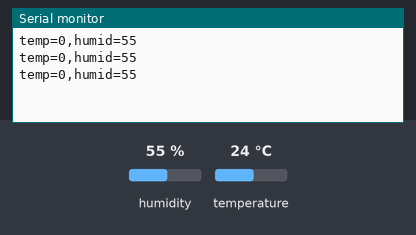
Recording of a sketch running on a simulated ESP8266 (NodeMCU). Shown: the last lines printed to the serial monitor. Inputs (shaded band) come from the test bench; at power-on: humidity 55 %, temperature 24 °C.

Above: at 2.8 s.
2.9 s: humidity set to 22 %
At 5.5 s:
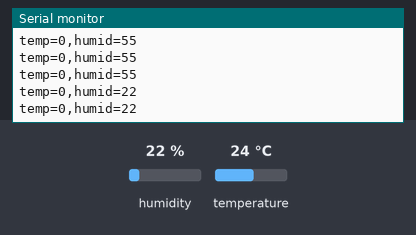
5.6 s: humidity set to 40 %
At 6.4 s:
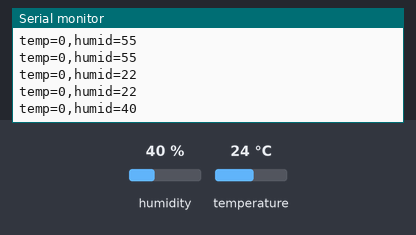
Timing chart, 0 to 8.6 s (numbered marks = the images above; inputs shaded):
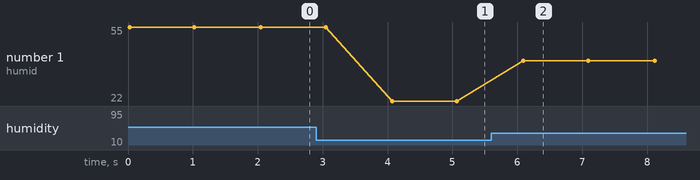

The sketch:

temperature.ino
```cpp
#include "DHT.h"
#define DHTTYPE DHT11
#define DHTPIN D6
DHT dht(DHTPIN, DHTTYPE);
int temp;
int humid;

void setup() {
  Serial.begin(115200);
  dht.begin();
}

void loop() {
  temp = dht.readTemparature();
  humid = dht.readHumidity();
  Serial.print("temp="); Serial.print(temp);
  Serial.print(",humid="); Serial.println(humid);
  delay(1000);

}
```

Measured:
- after the input at 2.9 s, the serial monitor: prints a new line after 1.2 s (image 1)
- after the input at 5.6 s, the serial monitor: prints a new line after 0.49 s (image 2)
- plotted number 1: 55 → 22 after the input at 2.9 s, 22 → 40 after the input at 5.6 s
